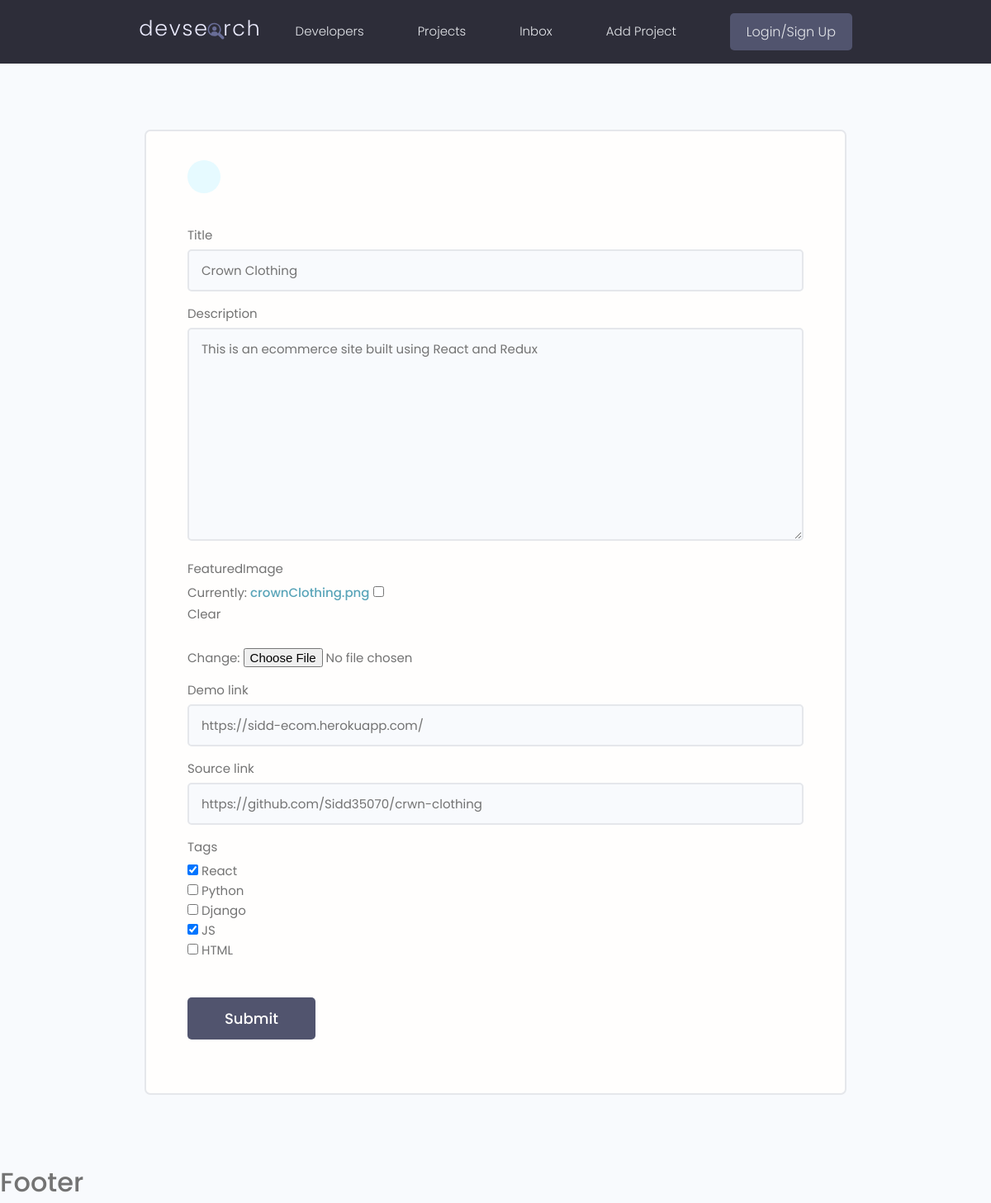
Screenshot of /editproject/eb743559-0f86-4c08-82bf-590d198967f5/ with the database file from the repository.
### projects/models.py (models this page shows, shortened)
class Project(models.Model):
    title = models.CharField(max_length=200)
    description = models.TextField(null=True, blank = True)
    featuredImage = models.ImageField(null=True, blank=True, default='default.jpg')
    demo_link = models.CharField(max_length=2000, null=True, blank = True)
    source_link = models.CharField(max_length=2000, null=True, blank = True)
    tags = models.ManyToManyField('Tag', blank=True)
    vote_total = models.IntegerField(default=0, null=True, blank=True)
    vote_ratio = models.IntegerField(default=0, null=True, blank=True)
    created = models.DateTimeField(auto_now_add=True)
    id = models.UUIDField(default=uuid.uuid4, unique=True, primary_key=True, editable=False)

### projects/views.py (the view)
# urls.py: path('editproject/<str:pk>/', views.editProject, name = 'editProject'),
def editProject(request, pk):
    project = Project.objects.get(id=pk)
    form = ProjectForm(instance=project)
    if request.method == 'POST':
        form = ProjectForm(request.POST, instance=project)
        if form.is_valid():
            form.save()
            return redirect('projects')
    context = {
        'form':form
    }
    return render(request, 'projects/projectForm.html', context)

### projects/forms.py
class ProjectForm(ModelForm):
    class Meta:
        model = Project
        fields = ['title', 'description', 'featuredImage', 'demo_link', 'source_link', 'tags']
        widgets = {
            'tags' : forms.CheckboxSelectMultiple(),
        }
    def __init__(self, *args, **kwargs):
        super(ProjectForm, self).__init__(*args, **kwargs)
        for name, field in self.fields.items():
            field.widget.attrs.update({'class': 'input'})

### projects/models.py (called while the page is built)
    def __str__(self):
        return self.name

### projects/templates/projects/projectForm.html (shortened to what this page needs)
{% extends 'main.html' %}
{% block content %}
    <main class="formPage my-xl">
        <div class="content-box">
            <div class="formWrapper">
                <a class="backButton" href="#"></a>
                <br>
                <form class="form" method="POST" enctype="multipart/form-data">
                    {% for field in form %}
                    <div class="form__field">
                        <label for="formInput#text">{{ field.label }} </label>
                        {{ field }}
                    </div>
                    {% endfor %}
                    <input class="btn btn--sub btn--lg  my-md" type="submit" value="Submit" />
                </form>
            </div>
        </div>
    </main>
{% endblock %}

### static/styles/app.css (style rules this page uses)
:root { --color-sub: #2d2d39; }
.btn--sub { background-color: var(--color-sub-light); }
.content-box { width: 95%; max-width: 85rem; margin: 0 auto; }
.backButton { background: var(--color-main-light); color: var(--color-main); width: 4rem; height: 4rem; display: flex; align-items: center; justify-content: center; border-radius: 50%; }
.formPage .formWrapper { list-style: none; background: var(--color-white); padding: 3.5rem 5rem; border: 2px solid var(--color-light); border-radius: 0.7rem; }

### static/uikit/styles/modules/_variables.css (style rules this page uses)
:root { --color-main: #5aa5b9; --color-main-light: #e6faff; --color-sub: #3f4156; --color-sub-light: #51546e; --color-sub-lighter: #ededfd; --color-text: #737373; --color-gray: #8b8b8b; --color-light: #e5e7eb; --color-light-gray: #767676; --color-bg: #f8fafd; --color-white: #fffefd; --color-white-light: #f3f3f3; --color-success: #359e64; --color-success-bg: #def8e8; --color-error: #fc4b0b; --color-error-bg: #fff2ee; --font-base: 'Poppins', arial, helvetica, 'Segoe UI', roboto, ubuntu, sans-serif; --font-monospace: 'Fira Code', 'Courier New', courier, monospace; --font-regular: 300; --font-medium: 500; --font-bold: 700; --generic-shadow: 1px 1px 5px #00000010; --generic-transition: all 0.3s ease-in-out; }

### static/uikit/styles/modules/_base.css (style rules this page uses)
* { margin: 0; padding: 0; box-sizing: border-box; text-rendering: optimizeLegibility; color: inherit; font-size: inherit; }
html { font-size: 50%; }
@media only screen and (min-width: 480px) { html { font-size: 56.25%; } }
@media only screen and (min-width: 1200px) { html { font-size: 62.5%; } }
body { line-height: 1.6; font-weight: 400; font-size: 1.5rem; color: var(--color-text); background-color: var(--color-bg); min-height: 100vh; }

### static/uikit/styles/modules/_typography.css (style rules this page uses)
* { font-family: var(--font-base); }
a { padding-bottom: 2px; text-decoration: none; display: inline-block; color: var(--color-main); font-weight: var(--font-medium); }

### static/uikit/styles/modules/_utilities.css (style rules this page uses)
.my-md { margin: 3rem auto; }
.my-xl { margin: 8rem auto; }

### static/uikit/styles/modules/_button.css (style rules this page uses)
.btn { display: inline-block; position: relative; cursor: pointer; background-color: var(--color-light); font-weight: var(--font-medium); color: var(--color-sub); text-decoration: none; padding: 1rem 2rem; border-radius: 0.5rem; border: none; width: -webkit-fit-content; width: -moz-fit-content; width: fit-content; height: -webkit-fit-content; height: -moz-fit-content; height: fit-content; font-size: 1.6rem; outline-width: 0; outline-color: transparent; -webkit-backface-visibility: hidden; backface-visibility: hidden; transition: all 0.3s ease-in-out; }
.btn--sub { background-color: var(--color-sub); color: var(--color-white); }
.btn--lg { font-size: 1.8rem; padding: 1.2rem 4.5rem; }

### static/uikit/styles/modules/_form.css (style rules this page uses)
.form { display: block; }
.form__field { margin-top: 1.5rem; margin-bottom: 1.5rem; }
.form__label, .form__field > label { display: block; margin-bottom: 0.5rem; color: var(--color-text); }
input.input[type='text'], input.input[type='email'], input.input[type='password'], input.input[type='number'], textarea.input { min-width: 24rem; width: 100%; padding: 1.2rem 1.5rem; border-radius: 0.5rem; border: 2px solid var(--color-light); transition: all 0.3s ease-in-out; background-color: var(--color-bg); }

### rows the page displays
Project: form "Crown Clothing" "This is an ecommerce site built using React and Redux" "https://sidd-ecom.herokuapp.com/" "https://github.com/Sidd35070/crwn-clothing"

### other values shown
{{ field.label }} "Title" "Description" "FeaturedImage" "Demo link" "Source link" "Tags"
